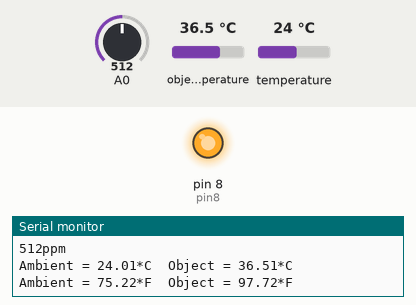
Simulated run of this sketch. Board: Arduino Uno, built with avr-gcc and run on an emulated ATmega328P. Parts: output pins drawn as LEDs (lit = HIGH), the last lines printed to the serial monitor. The test bench sets the inputs (shaded band); at power-on: A0 = 512, object temperature 36.5 °C, temperature 24 °C.

Above: at 1.2 s.
1.3 s: A0 set to 482
At 3.2 s:
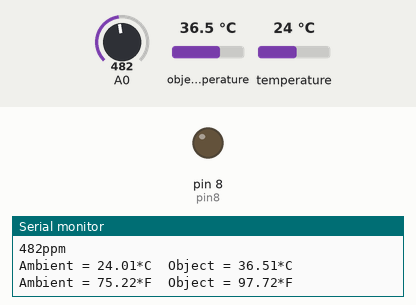
3.5 s: A0 set to 510
At 4.8 s:
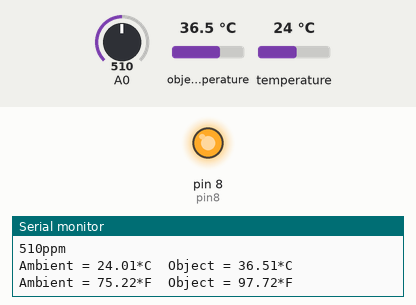
5.6 s: A0 set to 490
At 6.5 s:
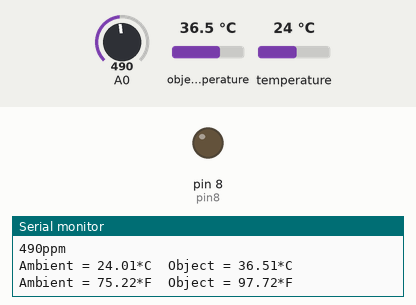
Timing chart, 0 to 8.6 s (numbered marks = the images above; inputs shaded):
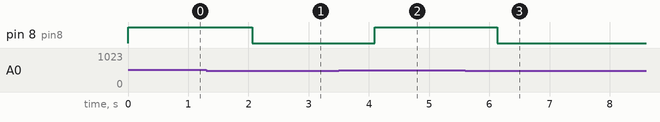

Measured:
- the behaviour switches between 501 and 500 on A0 (found by bisection; images 0 and 1)
- after the input at 1.3 s, pin 8 (pin8): HIGH → LOW after 0.76 s
- after the input at 3.5 s, pin 8 (pin8): LOW → HIGH after 0.60 s
- after the input at 5.6 s, pin 8 (pin8): HIGH → LOW after 0.53 s

The sketch:

MQ3.ino
```cpp
#include <Wire.h>
#include <Adafruit_MLX90614.h>
int sensorValue;
int pin8 = 8;
Adafruit_MLX90614 mlx = Adafruit_MLX90614();

void setup()
{
	Serial.begin(9600);      // sets the serial port to 9600
	pinMode(pin8, OUTPUT);
	Serial.println("Adafruit MLX90614 test");
    mlx.begin();
}

void loop()
{
	sensorValue = analogRead(0);       // read analog input pin 0
	Serial.print(sensorValue, DEC);  // prints the value read
	Serial.println("ppm");
	if (sensorValue > 500) {
		// Activate digital output pin 8 - the LED will light up
		digitalWrite(pin8, HIGH);
	}
	else {
		// Deactivate digital output pin 8 - the LED will not light up
		digitalWrite(pin8, LOW);
	}

 Serial.print("Ambient = "); Serial.print(mlx.readAmbientTempC());
 Serial.print("*C\tObject = "); Serial.print(mlx.readObjectTempC()); Serial.println("*C");
 Serial.print("Ambient = "); Serial.print(mlx.readAmbientTempF());
 Serial.print("*F\tObject = "); Serial.print(mlx.readObjectTempF()); Serial.println("*F");

 Serial.println();
	delay(1000);                        // wait 100ms for next reading
}
```
